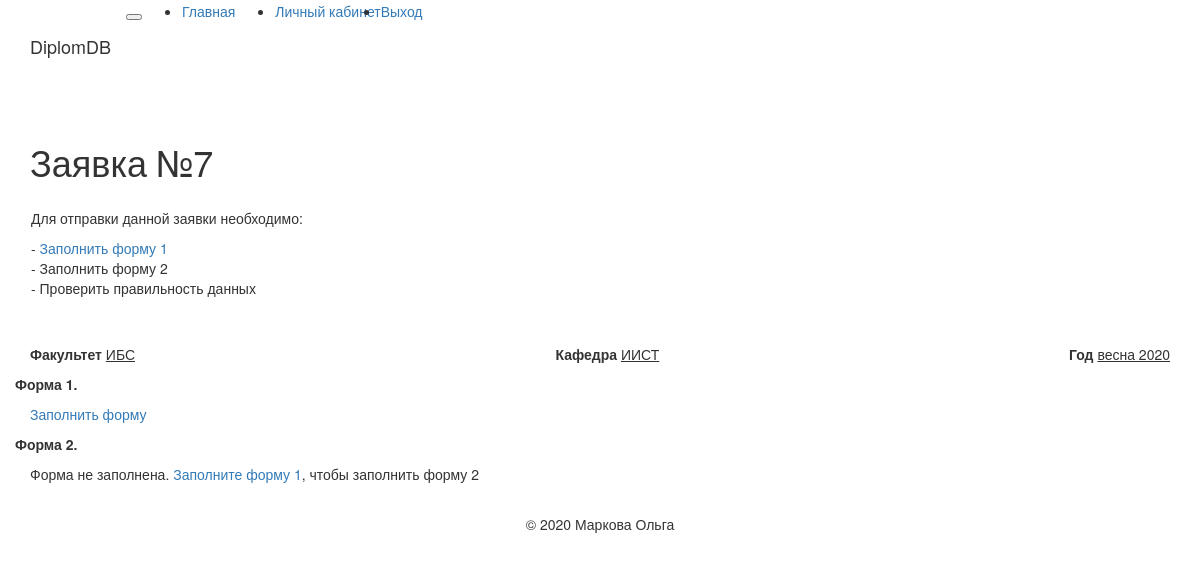
Page /form0_edit/eee/7 (signed in) on the committed database.
### app/models.py (models this page shows, shortened)
class Form_all(db.Model):
    id = db.Column(db.Integer, primary_key=True, index=True, unique = True)
    timestamp = db.Column(db.DateTime, index=True, default=datetime.utcnow)
    user_id = db.Column(db.Integer, db.ForeignKey('user.id'))
    Faculty = db.Column(db.String)
    Department = db.Column(db.String)
    Year = db.Column(db.String)
    Status = db.Column(db.String)
    form_one = db.relationship('Form_one', cascade='save-update, all, delete', backref='form_one', lazy='dynamic')
    form_two = db.relationship('Form_two', cascade='save-update, all, delete', backref='form_two', lazy='dynamic')

### app/routes.py (the view)
@app.route('/form0_edit/<username>/<numForm>')
@login_required
def form0_edit(username, numForm):
    user = User.query.filter_by(username=username).first_or_404()
    def check(f1):
        if f1 != 0:
            f1 = Form_one.query.filter(Form_one.NumForm == numForm).all()
            items1=Form_one.query.filter(Form_one.NumForm == numForm, Form_one.Degree_id == 1).count()
            items2=Form_one.query.filter(Form_one.NumForm == numForm, Form_one.Degree_id == 2).count()
            items3=Form_one.query.filter(Form_one.NumForm == numForm, Form_one.Degree_id == 3).count()
            items = Form_one
            b = [1,2,3,4]
            m = [1,2]
            c = [1,2,3,4,5]
            f2 = Form_two.query.filter(Form_two.NumForm == numForm).count()
            if f2 != 0:
                f2 = Form_two.query.filter(Form_two.NumForm == numForm).all()
            else:
                f2 = 0
        else:
            f1 = 0
            f2 = 0
            items = 0
            items1 = 0
            items2 = 0
            items3 = 0
            b = 0
            c = 0
            m = 0
        return (f1, f2, items, items1, items2, items3, b, m, c)
    f0 = Form_all.query.filter(Form_all.user_id == user.id, Form_all.id == numForm).first()
    f1 = Form_one.query.filter(Form_one.NumForm == numForm).count()
    f1, f2, items, items1, items2, items3, b, m, c = check(f1)
    if f2 != 0:
        koll = Form_one.query.filter(Form_one.NumForm == numForm).order_by(Form_one.timestamp.desc()).count() #Узнаем количество групп в заявке
        groups = Form_one.query.filter(Form_one.NumForm == numForm).all() #Узнаем номера групп
        G = []
        for i in groups:
            G.append(i.Group_id) #записываем группы в массив
        all_g_ok = [0] * int(koll) #создаем нулевой массив равный количеству групп
        k = 0
        g_no_ok = []
        for u in range(koll):
            it=Form_two.query.filter(Form_two.NumForm == numForm, Form_two.Group_id == G[u]).count()
            if it == 0:
                g_no_ok.append(G[u])
                k = k + 1
            else:
                 continue
        items_2=Form_two
    else:
        G = 0
        koll = 0
        k = 0
        items_2 = 0
        g_no_ok = 0
    return render_template('form0_edit.html',
                            numForm = numForm, g_no_ok = g_no_ok, k = k,
                            user = user, G = G, koll = koll,
                            items = items, items_2 = items_2,
                            f0 = f0, f1 = f1, f2 = f2,
                            items1 = items1, items2 = items2, tems3 = items3,
                            b = b, m = m, c = c)

### app/models.py (called while the page is built)
@login.user_loader
def load_user(id):
    return User.query.get(int(id))

### app/templates/form0_edit.html (shortened to what this page needs)
{% extends "base.html" %}
{% block app_content %}
    {% if f1 == 0 or f2 == 0 or k != 0  %}
    <h1>Заявка №{{ numForm }}</h1>
    <div class="alert alert-primary" role="alert">
      <div class="row">
        <div class="col-sm">
          <p>Для отправки данной заявки необходимо:</p>
          <p>
        {% if f1 == 0 %}
          - <a href="{{ url_for('form1', username=current_user.username, numForm=numForm, g=0, i=23) }}">Заполнить форму 1</a> <br>
        {% endif %}
        {% if f2 == 0 %}
        {% if f1 == 0 %}
          - Заполнить форму 2 <br>
        {% else %}
          - <a href="{{ url_for('form2', username=current_user.username, numForm=numForm, g=0, sub=0, p=0, i=22) }}">Заполнить форму 2</a> <br>
        {% endif %}
        {% endif %}
          - Проверить правильность данных</p>
        </div>
      </div>
    </div>
    {% endif %}
    <p>
    <table border="0" width="100%">
      <td><b>Факультет</b> <u>{{ f0.Faculty }}</u></td>
      <td align="center"><b>Кафедра</b> <u>{{ f0.Department }}</u></td>
      <td align="right"><b>Год</b> <u>{{ f0.Year }}</u></td>
    </table>
    </p>
<div class="row">
  <div class="col-sm">
    <p>
      <b>Форма 1.</b>
    </p>
  </div>
</div>
    {% if f1 != 0 %}
    <table class="table table-bordered table-hover text-center">
      <thead class="thead-light">
      <tr>
        <th colspan="2" style="width: 35%">Направление подготовки</th>
        <th colspan="2" style="width: 35%">Профиль</th>
        <th rowspan="2" style="width: 10%">Номер <br> группы</th>
        <th rowspan="2" style="width: 10%">Число <br> учащихся</th>
        <th rowspan="2" style="width: 10%"></th>
      </tr>
      <tr>
        <th style="width: 10%">Код</th>
        <th style="width: 25%">Название</th>
        <th style="width: 10%">Код</th>
        <th style="width: 25%">Название</th>
      </tr>
      </thead>
      </table>
        {% if items1 != 0 %}
        <table class="table table-bordered table-hover text-center">
            <caption class="text-center">Для бакалавров</caption>
              {% for u in b %}
                      {% if items.query.filter(items.NumForm == numForm, items.Degree_id == 1, items.Course == u).count() != 0 %}
                      <thead class="thead-light">
                      <tr>
                        <th colspan="7">
                          {% if u == 1 %}
                            I курс
                          {% elif u == 2 %}
                            II курс
                          {% elif u == 3 %}
                            III курс
                          {% elif u == 4 %}
                            IV курс
                          {% endif %}
                        </th>
                      </tr>
                      </thead>
                      {% endif %}
                      {% for item in items.query.filter(items.NumForm == numForm, items.Degree_id == 1, items.Course == u).all() %}
                      <tr>
                        <td style="width: 10%">{{ item.Direction_id }}</td>
                        <td style="width: 25%">{{ item.Direction_name }}</td>
                        <td style="width: 10%">{{ item.Profile_id }}</td>
                        <td style="width: 25%">{{ item.Profile_name }}</td>
                        <td style="width: 10%">{{ item.Group_id }}</td>
                        <td style="width: 10%">{{ item.NumStudents }}</td>
                        <td style="width: 10%"><a href="{{ url_for('form1_edit', username=current_user.username, numForm=numForm, group=item.Group_id, i=2) }}">Изменить</a><br>
                        <a href="{{ url_for('form_delet', username=current_user.username, numForm=numForm, i=21, g=item.Group_id, sub=0) }}">Удалить</a></td>
                      </tr>
                  {% endfor %}
              {% endfor %}
            </table>
        {% endif %}
        {% if items2 != 0 %}
            <table class="table table-bordered table-hover text-center">
              <caption class="text-center">Для магистров</caption>
              {% for u in m %}
                  {% if items.query.filter(items.NumForm == numForm, items.Degree_id == 2, items.Course == u).count() != 0 %}
                        <thead class="thead-light">
                        <tr>
                          <th colspan="7">
                            {% if u == 1 %}
                              I курс
                            {% elif u == 2 %}
                              II курс
                            {% endif %}
                          </th>
                        </tr>
                        </thead>
                    {% endif %}
                    {% for item in items.query.filter(items.NumForm == numForm, items.Degree_id == 2, items.Course == u).all() %}
                    <tr>
                      <td style="width: 10%">{{ item.Direction_id }}</td>
                      <td style="width: 25%">{{ item.Direction_name }}</td>
                      <td style="width: 10%">{{ item.Profile_id }}</td>
                      <td style="width: 25%">{{ item.Profile_name }}</td>
                      <td style="width: 10%">{{ item.Group_id }}</td>
                      <td style="width: 10%">{{ item.NumStudents }}</td>
                      <td style="width: 10%"><a href="{{ url_for('form1_edit', username=current_user.username, numForm=numForm, group=item.Group_id, i=2) }}">Изменить</a><br>
                      <a href="{{ url_for('form_delet', username=current_user.username, numForm=numForm, i=21, g=item.Group_id, sub=0) }}">Удалить</a></td>
                    </tr>
                {% endfor %}
              {% endfor %}
            </table>
        {% endif %}
        {% if items.query.filter(items.NumForm == numForm, items.Degree_id == 3).count() != 0 %}
            <table class="table table-bordered table-hover text-center">
              <caption class="text-center">Для специалистов</caption>
              {% for u in c %}
                  {% if items.query.filter(items.NumForm == numForm, items.Degree_id == 3, items.Course == u).count() != 0 %}
                  <thead class="thead-light">
                  <tr>
                    <th colspan="7">
                      {% if u == 1 %}
                        I курс
                      {% elif u == 2 %}
                        II курс
                      {% elif u == 3 %}
                        III курс
                      {% elif u == 4 %}
                        IV курс
                      {% elif u == 5 %}
                        V курс
                      {% endif %}
                    </th>
                  </tr>
                  </thead>
                  {% endif %}
                  {% for item in items.query.filter(items.NumForm == numForm, items.Degree_id == 3, items.Course == u).all() %}
                  <tr>
                    <td style="width: 10%">{{ item.Direction_id }}</td>
                    <td style="width: 25%">{{ item.Direction_name }}</td>
                    <td style="width: 10%">{{ item.Profile_id }}</td>
                    <td style="width: 25%">{{ item.Profile_name }}</td>
                    <td style="width: 10%">{{ item.Group_id }}</td>
                    <td style="width: 10%">{{ item.NumStudents }}</td>
                    <td style="width: 10%"><a href="{{ url_for('form1_edit', username=current_user.username, numForm=numForm, group=item.Group_id, i=2) }}">Изменить</a><br>
                    <a href="{{ url_for('form_delet', username=current_user.username, numForm=numForm, i=21, g=item.Group_id, sub=0) }}">Удалить</a></td>
                  </tr>
                {% endfor %}
              {% endfor %}
            </table>
        {% endif %}
    {% else %}
      <p><a href="{{ url_for('form1', username=current_user.username, numForm=numForm, g=0, i=23) }}">Заполнить форму</a></p>
    {% endif %}
    <div class="row">
      <div class="col-sm">
        <p>
            <b>Форма 2.</b>
        </p>
      </div>
    </div>
    {% if f2 != 0 %}
        <table class="table table-bordered table-hover text-center">
          <thead class="thead-light">
              <tr>
                <th colspan="2">Название дисциплины</th>
                <th colspan="2">Преподователи теоритической части</th>
                <th colspan="5">Преподователи практической части</th>
                <th rowspan="3" style="width: 10%"></th>
              </tr>
              <tr>
                <th rowspan="2" style="width: 12%">Полное</th>
                <th rowspan="2" style="width: 10%">Краткое</th>
                <th rowspan="2" style="width: 12%">ФИО</th>
                <th rowspan="2" style="width: 10%">Кафедра</th>
                <th rowspan="2" style="width: 12%">ФИО</th>
                <th rowspan="2" style="width: 10%">Кафедра</th>
                <th colspan="3">Вид занятий</th>
              </tr>
              <tr>
                <th style="width: 8%">Курсов.</th>
                <th style="width: 8%">Практ.</th>
                <th style="width: 8%">Лабор.</th>
              </tr>
          </thead>
          </table>
          <table class="table table-bordered table-hover text-center">
          {% for u in range(koll) %}
              {% if  items_2.query.filter(items_2.NumForm == numForm, items_2.Group_id == G[u]).count() != 0 %}
                  <thead class="thead-light">
                  <tr>
                    <th colspan="10">{{ G[u] }}</th>
                  </tr>
                  </thead>
                  {% endif %}
                  {% for item in items_2.query.filter(items_2.NumForm == numForm, items_2.Group_id == G[u]).all() %}
                  <tr>
                    <td style="width: 12%">{{ item.FullSubject }}</td>
                    <td style="width: 10%">{{ item.BriefSubject }}</td>
                    <td style="width: 12%">{{ item.LecturerName }}</td>
                    <td style="width: 10%">{{ item.LecturerDepartment }}</td>
                    <td style="width: 12%">{{ item.PracticianName }}</td>
                    <td style="width: 10%">{{ item.PracticianDepartment }}</td>
                    {% if item.course_work == '1' %}
                    <td style="width: 8%"> Да </td>
                    {% elif item.course_work == '2' %}
                    <td style="width: 8%"> Нет </td>
                    {% endif %}
                    {% if item.practice_work == '1' %}
                    <td style="width: 8%"> Да </td>
                    {% elif item.practice_work == '2' %}
                    <td style="width: 8%"> Нет </td>
                    {% endif %}
                    {% if item.laboratory_work == '1' %}
                    <td style="width: 8%"> Да </td>
                    {% elif item.laboratory_work == '2' %}
                    <td style="width: 8%"> Нет </td>
                    {% endif %}
                    <td style="width: 10%">
                      <a href="{{ url_for('form2_edit', username=current_user.username, numForm=numForm, group=item.Group_id, sub=item.id, i=2) }}">Изменить</a><br>
                      <a href="{{ url_for('form_delet', username=current_user.username, numForm=numForm, i=22, g=item.Group_id, sub = item.id) }}">Удалить</a>
                    </td>
                  </tr>
              {% endfor %}
          {% endfor %}
        </table>
    {% else %}
        {% if f1 != 0 %}
        <p><a href="{{ url_for('form2', username=current_user.username, numForm=numForm, g=0, sub=0, p=0, i=22) }}">Заполнить форму</a></p>
        {% else %}
        <p>Форма не заполнена. <a href="{{ url_for('form1', username=current_user.username, numForm=numForm, g=0, i=23) }}">Заполните форму 1</a>, чтобы заполнить форму 2</p>
        {% endif %}
    {% endif %}
{% endblock %}

### rows in the picture
Form_all: Faculty "ИБС", Department "ИИСТ", Year "весна 2020"

### other values in the picture
{{ numForm }} "7"
